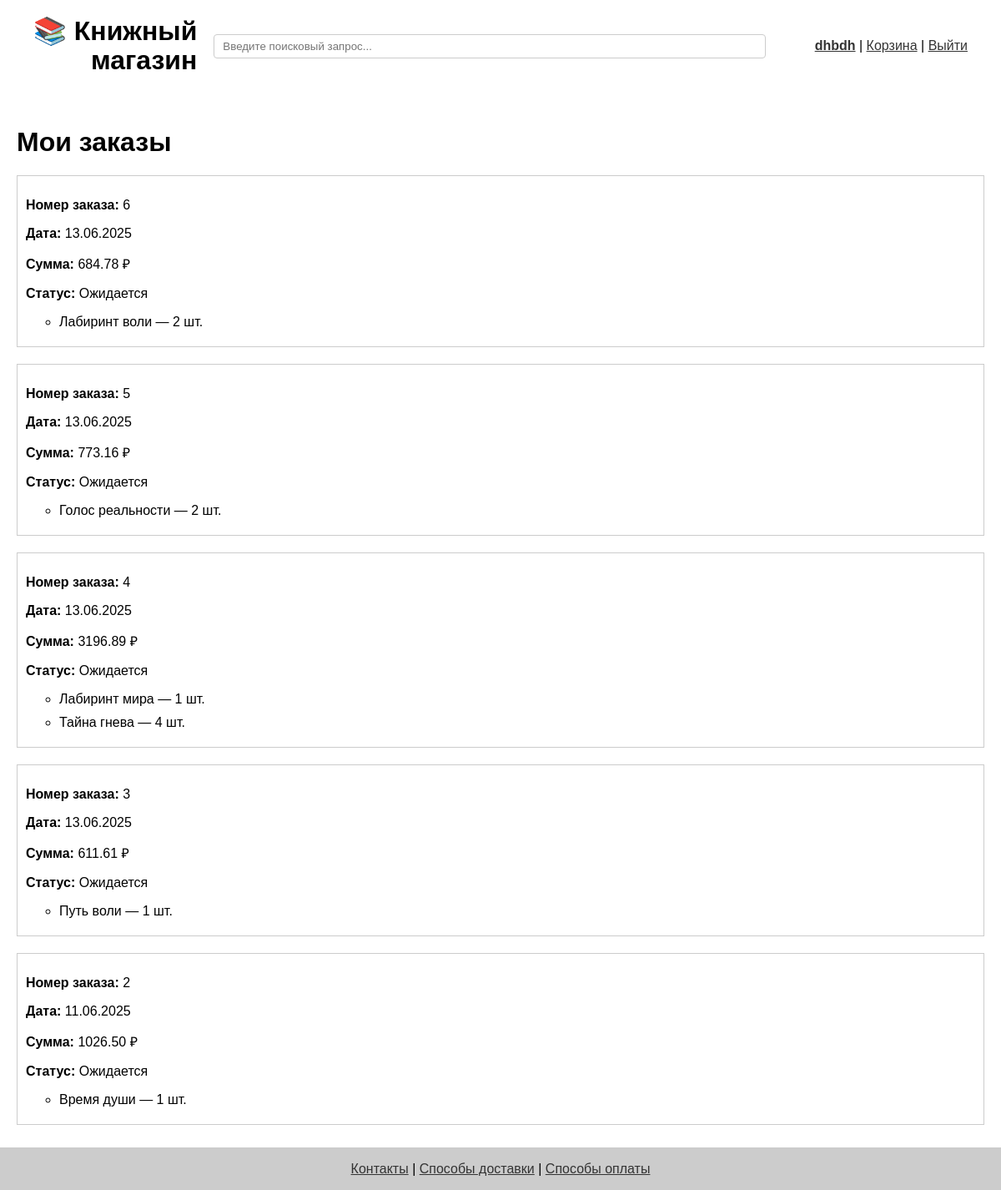
/orders (signed in), run on an earlier commit of the app's database.
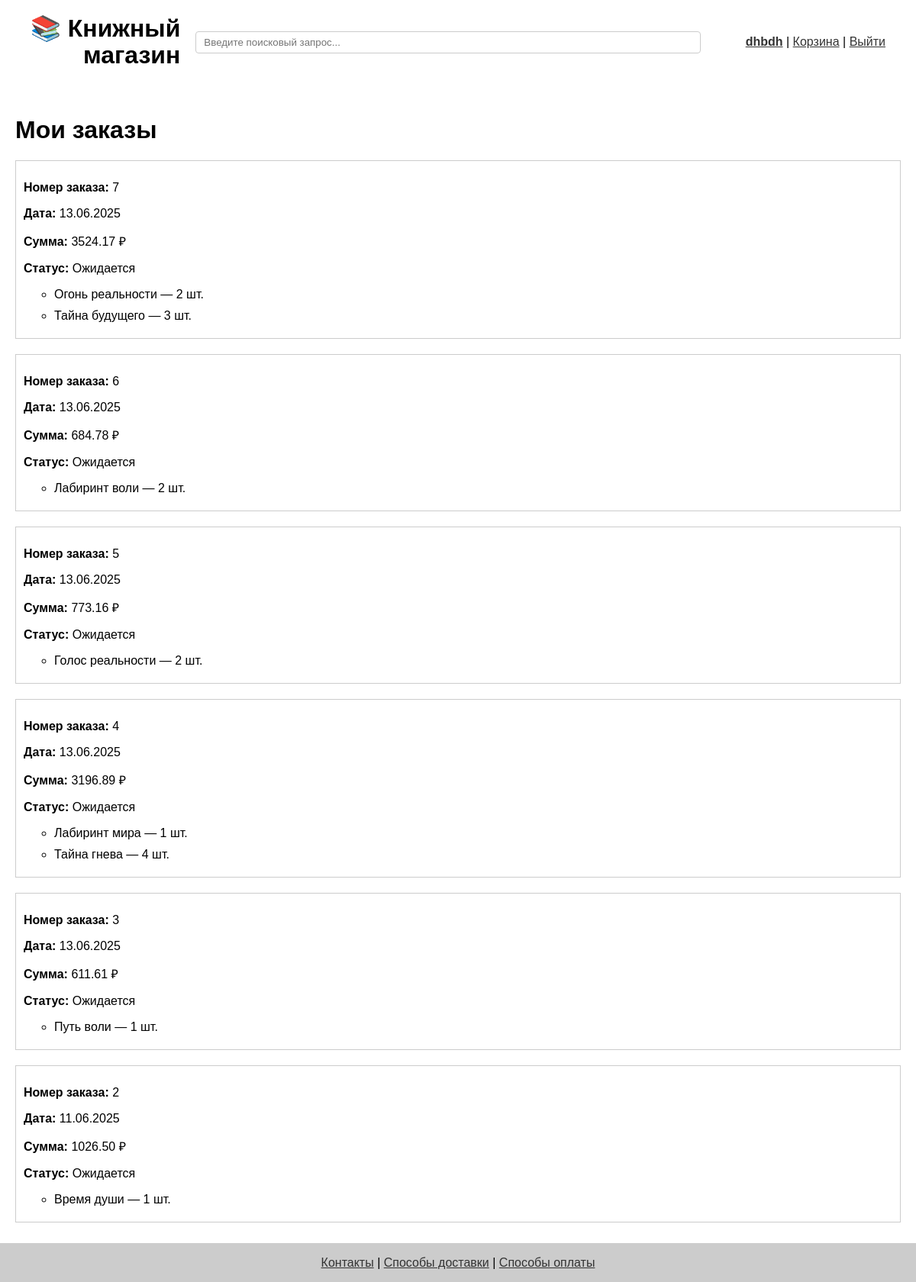
And on a later commit of the database.
### app/models.py (models this page shows, shortened)
class User(db.Model, UserMixin):
    id = db.Column(db.Integer, primary_key=True)
    first_name = db.Column(db.String(50), nullable=False)
    last_name = db.Column(db.String(50), nullable=False)
    full_name = f"{first_name} {last_name}"
    email = db.Column(db.String(120), unique=True, nullable=False)
    phone = db.Column(db.String(20))
    password = db.Column(db.String(100), nullable=False)
    cart_items = db.relationship('CartItem', back_populates='user', cascade='all, delete-orphan', passive_deletes=True)
    reviews = db.relationship('Review', backref='user', cascade='all, delete-orphan', passive_deletes=True)

class Order(db.Model):
    id = db.Column(db.Integer, primary_key=True)
    user_id = db.Column(db.Integer, db.ForeignKey('user.id'), nullable=False)
    date = db.Column(db.DateTime, default=datetime.utcnow)
    total_price = db.Column(db.Float, nullable=False)
    status = db.Column(db.String(50), default="Ожидается")
    items = db.relationship('OrderItem', backref='order', lazy=True)

class OrderItem(db.Model):
    id = db.Column(db.Integer, primary_key=True)
    order_id = db.Column(db.Integer, db.ForeignKey('order.id'), nullable=False)
    book_title = db.Column(db.String(256), nullable=False)
    quantity = db.Column(db.Integer, nullable=False)
    price_per_item = db.Column(db.Float, nullable=False)

### app/routes.py (the view)
@app.route('/orders')
@login_required
def orders():
    orders = Order.query.filter_by(user_id=current_user.id).order_by(Order.date.desc()).all()
    return render_template('orders.html', orders=orders)

### app/__init__.py (called while the page is built)
@login_manager.user_loader
def load_user(user_id):
    return User.query.get(int(user_id))

### app/routes.py (called while the page is built)
@app.context_processor
def inject_genres():
    return dict(genres=[g[0] for g in db.session.query(Book.genre).distinct() if g[0]])

### app/templates/orders.html (shortened to what this page needs)
{% extends 'base.html' %}
{% block content %}
<h1>Мои заказы</h1>
{% if orders %}
    <ul style="list-style: none; padding-left: 0;">
        {% for order in orders %}
            <li style="margin-bottom: 20px; border: 1px solid #ccc; padding: 10px;">
                <p><strong>Номер заказа:</strong> {{ order.id }}</p>
                <p><strong>Дата:</strong> {{ order.date.strftime('%d.%m.%Y') }}</p>
                <p><strong>Сумма:</strong> {{ "%.2f"|format(order.total_price) }} ₽</p>
                <p><strong>Статус:</strong> {{ order.status }}</p>
                <ul>
                    {% for item in order.items %}
                        <li>{{ item.book_title }} — {{ item.quantity }} шт.</li>
                    {% endfor %}
                </ul>
            </li>
        {% endfor %}
    </ul>
{% else %}
    <p>У вас пока нет заказов.</p>
{% endif %}
<a href="{{ url_for('profile') }}" style="display: inline-block; margin-top: 20px; text-decoration: none;">← Назад в профиль</a>
{% endblock %}

### app/templates/base.html (shortened to what this page needs)
<!DOCTYPE html>
<html lang="ru">
<head>
</head>
<body>
<div class="wrapper">
<header style="padding: 20px;">
    <div style="
        display: flex;
        flex-wrap: wrap;
        align-items: center;
        justify-content: space-between;
        gap: 20px;
    ">
        <div style="flex-shrink: 0;">
            <a href="{{ url_for('index') }}" style="text-decoration: none; color: inherit;">
                <h1 style="margin: 0; line-height: 1.1; white-space: nowrap; text-align: right;">
                    📚 Книжный<br>магазин
                </h1>
            </a>
        </div>
        <div style="
            display: flex;
            flex: 1;
            min-width: 250px;
            flex-wrap: wrap;
            justify-content: flex-end;
            align-items: center;
            gap: 10px;
        ">
            <form action="{{ url_for('search') }}" method="get" style="flex: 1; min-width: 150px;">
                <input type="text" name="q"
                       placeholder="Введите поисковый запрос..."
                       value="{{ request.args.get('q', '') }}"
                       style="width: 90%; padding: 6px 10px; border: 1px solid #ccc; border-radius: 4px;">
            </form>
            <div style="white-space: nowrap;">
                {% if current_user.is_authenticated %}
                    <a href="{{ url_for('profile') }}"><strong>{{ current_user.first_name }}</strong></a> |
                    <a href="{{ url_for('view_cart') }}">Корзина</a> |
                    <a href="{{ url_for('logout') }}">Выйти</a>
                {% else %}
                    <a href="{{ url_for('login') }}">Вход</a> |
                    <a href="{{ url_for('register') }}">Регистрация</a>
                {% endif %}
            </div>
        </div>
    </div>
</header>
<div class="container">
    <main class="main-content">
        {% block content %}{% endblock %}
    </main>
</div>
    <footer>
        <p>
            <a href="{{ url_for('contacts') }}">Контакты</a> |
            <a href="{{ url_for('delivery') }}">Способы доставки</a> |
            <a href="{{ url_for('payment') }}">Способы оплаты</a>
        </p>
    </footer>
</div>
</body>
</html>

### app/templates/base.html (style rules this page uses)
html, body { height: 100%; margin: 0; padding: 0; font-family: sans-serif; }
.wrapper { flex: 1; display: flex; flex-direction: column; max-width: 1200px; margin: 0 auto; padding: 0 20px; min-height: 100vh; }
.main-content { flex: 1; padding: 20px 0; }
.container { display: flex; flex-direction: column; gap: 20px; }
header, footer { padding: 25px 20px; }
footer { text-align: center; padding: 0px 0; border-top: 1px solid #ccc; }
ul li { margin-bottom: 10px; }
a { color: #333; }
footer { position: fixed; bottom: 0; width: 100%; left: 0; background: #ccc; }

What changed in the data, as far as the page shows it:
added Order: id "7", date "13.06.2025", total_price "3524.17", status "Ожидается"
added OrderItem: book_title "Огонь реальности", quantity "2", shown under "7"
added OrderItem: book_title "Тайна будущего", quantity "3", shown under "7"
